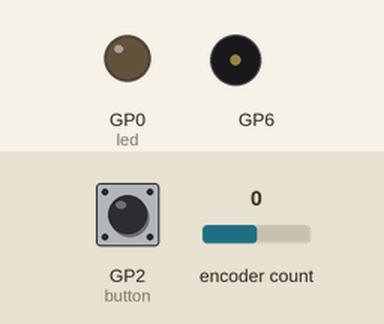
This program was run on a simulated Raspberry Pi Pico running CircuitPython. Shown: output pins drawn as LEDs (lit = HIGH), buzzer (waves = sounding). Dashed ring = blinking. The inputs (shaded band) are chosen by the test bench; at power-on: GP2 (button) HIGH, encoder count 0. What the program prints to the serial console is not drawn.

Above: at 1.2 s.
1.3 s: GP2 (button) pulled LOW for 0.15 s
At 4.2 s:
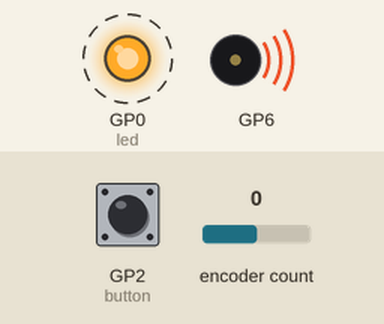
4.3 s: encoder count set to 1
7.3 s: GP2 (button) pulsed LOW 5 times (0.12 s each, 0.3 s apart)
10.3 s: encoder count set to 2
At 11.6 s:
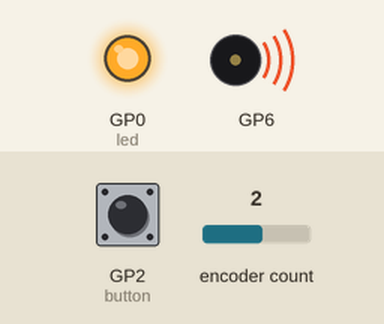
Timing chart, 0 to 14.3 s (numbered marks = the images above; inputs shaded):
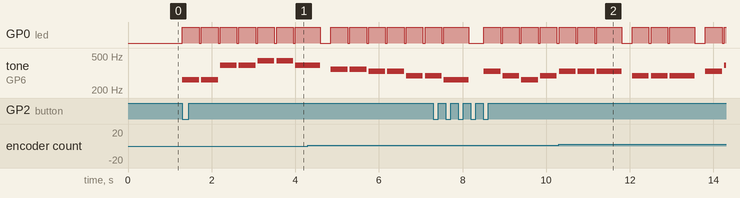

Measured:
- after the input at 1.3 s, GP0 (led): alternates HIGH for 0.40 s and LOW for 0.05 s, starting at once; tone on GP6: plays 262 Hz for 0.40 s, 262 Hz for 0.40 s, 392 Hz for 0.40 s, 392 Hz for 0.40 s, 440 Hz for 0.40 s, 440 Hz for 0.40 s … (7 notes in this stretch), starting at once

The program:

code.py
```python
"""
LEVEL 8 - Přehrávání melodií rotačním enkodérem (SIMPLEIO VERZE)

ZAPOJENÍ OBVODU:
ROZŠIŘUJEME zapojení z Level 6 a nahrazujeme servo bzučákem:
- PONECHÁVÁME: Rotační enkodér připojte:
  - GND k zemi (GND)
  - + k ADC_VREF nebo 3V3_EN
  - DT k digitálnímu vstupu GP04 (A pin)
  - CLK k digitálnímu vstupu GP03 (B pin)
  - SW připojte k GP02 (tlačítko play)

- PŘIDÁVÁME: Pasivní bzučák připojte:
  - Kladný pin k GP06 (PWM výstup)
  - Záporný pin k zemi (GND)

- PŘIDÁVÁME: LED indikátor připojte:
  - Anoda (+) k GP00
  - Katoda (-) přes odpor 330Ω k zemi (GND)

Toto je vylepšená verze používající modul simpleio pro přehrávání
melodií a jednotlivých tónů s přesným časováním.

VYLEPŠENÍ:
- Použití simpleio.tone() pro přehrávání tónů
- Předefinované melodie
- Enkodér pro výběr melodie
- Tlačítko pro spuštění vybrané melodie
- LED indikátor při přehrávání melodie
- Jednodušší API než manuální PWM
"""

# import knihoven pro práci s hardware
import board        # přístup k pinům a hardware zařízení
import rotaryio     # vestavěný modul pro rotační enkodéry
import digitalio    # práce s digitálními vstupy (tlačítko)
import simpleio     # modul pro jednoduché tóny a melodie
import time         # funkce pro čekání a práci s časem

# vytvoření objektu pro enkodér
encoder = rotaryio.IncrementalEncoder(board.GP4, board.GP3)

# vytvoření objektu pro tlačítko
button = digitalio.DigitalInOut(board.GP2)
button.direction = digitalio.Direction.INPUT
button.pull = digitalio.Pull.UP

# vytvoření objektu pro LED indikátor
led = digitalio.DigitalInOut(board.GP0)
led.direction = digitalio.Direction.OUTPUT

# proměnné pro sledování enkodéru a tlačítka
posledni_pozice = 0
aktualni_melodie = 0
posledni_stav_tlacitka = True

# hudební noty (frekvence v Hz, zaokrouhlené na integery)
C4 = 262
D4 = 294
E4 = 330
F4 = 349
G4 = 392
A4 = 440
B4 = 494
C5 = 523
D5 = 587
E5 = 659
F5 = 698
G5 = 784

# délka tónů (vizuální reprezentace)
O = 0.2      # krátká nota
OO = 0.4     # střední nota
OOO = 0.6    # dlouhá nota
X = 0    # pauza (žádný tón)

# definice melodií (nota, délka)
melodie = [
    {
        "nazev": "Tvinkle Twinkle",
        "tony": [
            (C4, OO), (C4, OO), (G4, OO), (G4, OO),
            (A4, OO), (A4, OO), (G4, OOO), (X, O),
            (F4, OO), (F4, OO), (E4, OO), (E4, OO),
            (D4, OO), (D4, OO), (C4, OOO)
        ]
    },
    {
        "nazev": "Mary Had a Little Lamb",
        "tony": [
            (E4, OO), (D4, OO), (C4, OO), (D4, OO),
            (E4, OO), (E4, OO), (E4, OOO), (X, O),
            (D4, OO), (D4, OO), (D4, OOO), (X, O),
            (E4, OO), (G4, OO), (G4, OOO)
        ]
    },
    {
        "nazev": "Happy Birthday",
        "tony": [
            (C4, O), (C4, O), (D4, OO), (C4, OO),
            (F4, OO), (E4, OOO), (X, O),
            (C4, O), (C4, O), (D4, OO), (C4, OO),
            (G4, OO), (F4, OOO)
        ]
    },
    {
        "nazev": "Škály C dur",
        "tony": [
            (C4, O), (D4, O), (E4, O), (F4, O),
            (G4, O), (A4, O), (B4, O), (C5, OO), (X, O),
            (C5, O), (B4, O), (A4, O), (G4, O),
            (F4, O), (E4, O), (D4, O), (C4, OO)
        ]
    },
    {
        "nazev": "Indiana Jones (Raiders March)",
        "tony": [
            (E4, O), (F4, O), (G4, OO), (C5, OOO), (X, O),
            (D4, O), (E4, O), (F4, OOO), (X, O),
            (G4, O), (A4, O), (B4, OO), (F5, OOO), (X, O),
            (A4, O), (B4, O), (C5, OO), (D5, OO), (E5, OO)
        ]
    }
]

def prehraj_melodii(melodie_data):
    """Přehraje melodii pomocí simpleio.tone() s LED indikátorem"""
    print(f"Přehrávám: {melodie_data['nazev']}")

    for nota, delka in melodie_data["tony"]:
        if nota == X:
            # pauza - LED zhasne, pouze čekání bez zvuku
            led.value = False
            time.sleep(delka)
        else:
            # přehrání tónu s LED
            led.value = True  # rozsvícení LED
            simpleio.tone(board.GP6, nota, delka)
            led.value = False  # zhasnutí LED

        # krátká pauza mezi tóny (kromě explicitních pauz)
        if nota != X:
            time.sleep(0.05)

    # ujistit se, že LED je zhasnuta na konci
    led.value = False
    print("Melodie dokončena")

print("🎵 MUSIC PLAYER 🎵")
print("Otáčejte enkodérem pro výběr melodie")
print("Stiskněte tlačítko pro přehrání")
print(f"Dostupné melodie: {len(melodie)}")

# výpis dostupných melodií
for i, mel in enumerate(melodie):
    print(f"  {i+1}. {mel['nazev']}")

print(f"\n>>> Vybrána: {melodie[aktualni_melodie]['nazev']} <<<")
print("Stiskněte tlačítko pro přehrání")

# hlavní smyčka
while True:
    # čtení pozice enkodéru
    aktualni_pozice = encoder.position

    # kontrola změny pozice enkodéru
    if aktualni_pozice != posledni_pozice:
        # výpočet rozdílu
        rozdil = aktualni_pozice - posledni_pozice

        # změna melodie podle směru otáčení
        if rozdil > 0:
            # otáčení vpravo - další melodie
            aktualni_melodie = (aktualni_melodie + 1) % len(melodie)
        elif rozdil < 0:
            # otáčení vlevo - předchozí melodie
            aktualni_melodie = (aktualni_melodie - 1) % len(melodie)

        # výpis vybrané melodie
        print(f"\n>>> Vybrána: {melodie[aktualni_melodie]['nazev']} <<<")
        print("Stiskněte tlačítko pro přehrání")

        # uložení pozice
        posledni_pozice = aktualni_pozice

    # kontrola tlačítka
    aktualni_stav_tlacitka = button.value

    # detekce stisku tlačítka (změna z True na False)
    if posledni_stav_tlacitka == True and aktualni_stav_tlacitka == False:
        print(f"\n🎶 PŘEHRÁVÁM: {melodie[aktualni_melodie]['nazev']} 🎶")
        prehraj_melodii(melodie[aktualni_melodie])
        print("Melodie dokončena. Vyberte další a stiskněte tlačítko.")

        # krátká pauza proti "poskakování" tlačítka
        time.sleep(0.2)

    # uložení stavu tlačítka
    posledni_stav_tlacitka = aktualni_stav_tlacitka

    # krátká pauza
    time.sleep(0.01)
```
